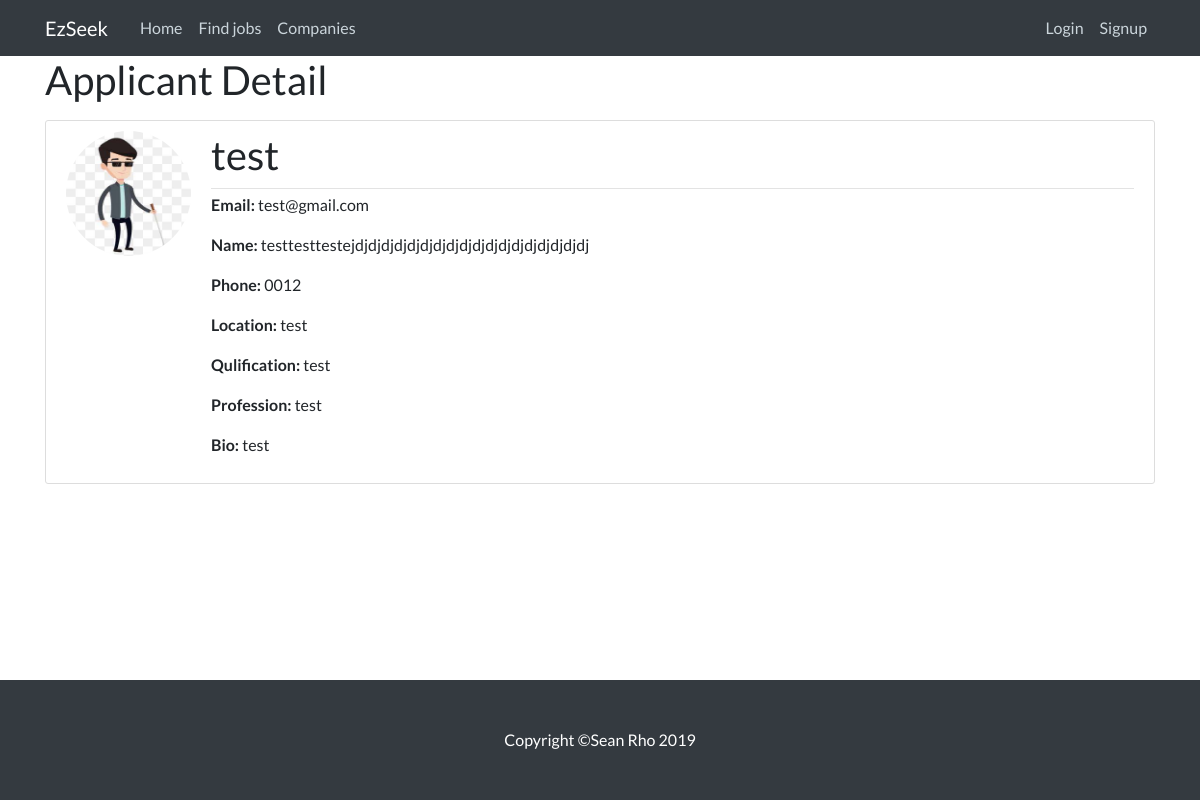
Page /jobseeker/7 on the committed database.
### RS/models.py (models this page shows, shortened)
class JobSeeker(models.Model):
    user = models.OneToOneField(User, on_delete=models.CASCADE)
    name = models.CharField(max_length=50)
    bio = models.TextField(max_length=1000, blank=True)
    location = models.CharField(max_length=30, blank=True)
    phone_no = models.CharField(max_length=12, blank=True)
    qualification = models.CharField(max_length=30, blank=True)
    profession = models.CharField(max_length=30, blank=True)

class Profile(models.Model):
    user = models.OneToOneField(User, on_delete=models.CASCADE)
    image = models.ImageField(default='default.jpg', upload_to='profile_pics')

### RS/views.py (the view)
# urls.py: path('jobseeker/<int:pk>', JobseekerDetailView.as_view(), name='jobseekerDetail'),
class JobseekerDetailView(DetailView):
    model = JobSeeker
    template_name = 'jobseekerDetail.html'

### RS/templates/jobseekerDetail.html
{% extends "base.html" %}
{% block content %}
    <h1 class="mb-3">Applicant Detail </h1>
    <div class="content-section">
      <div class="media">
        <img class="rounded-circle account-img" src="{{ object.user.profile.image.url }}">
        <div class="media-body">
          <div class="article-metadata">
          <h2 class="account-heading">{{ object.user.username }}</h2>
          </div>
          <p class="article-content"><b class="font-weight-bold">Email: </b>{{ object.user.email }}</p>
          <p class="article-content"><b class="font-weight-bold">Name: </b>{{ object.name }}</p>
          <p class="article-content"><b class="font-weight-bold">Phone: </b>{{ object.phone_no }}</p>
          <p class="article-content"><b class="font-weight-bold">Location: </b>{{ object.location  }}</p>
          <p class="article-content"><b class="font-weight-bold">Qulification: </b>{{ object.qualification  }}</p>
          <p class="article-content"><b class="font-weight-bold">Profession: </b>{{ object.profession  }}</p>
          <p class="article-content"><b class="font-weight-bold">Bio: </b>{{ object.bio  }}</p>
        </div>
      </div>
{% endblock content %}

### RS/static/main.css (style rules this page uses)
html { height: 100%; }
body { font-family: 'Lato', 'Helvetica Neue', Helvetica, Arial, sans-serif; padding-top: 56px; min-height: 100%; display: flex; flex-direction: column; }
h1, h2, h3, h4, h5, h6 { font-family: 'Lato', 'Helvetica Neue', Helvetica, Arial, sans-serif; }
.content-section { background: #ffffff; padding: 10px 20px; border: 1px solid #dddddd; border-radius: 3px; margin-bottom: 20px; }
.article-content { white-space: pre-line; }
.article-metadata { padding-bottom: 1px; margin-bottom: 4px; border-bottom: 1px solid #e3e3e3 }
.account-img { height: 125px; width: 125px; margin-right: 20px; margin-bottom: 16px; }
.account-heading { font-size: 2.5rem; }

### rows in the picture
JobSeeker: user.profile.image (picture), user.username "test", user.email "test@gmail.com", name "testtesttestejdjdjdjdjdjdjdjdjdjdjdjdjdjdjdjdjdjdj", phone_no "0012", location "test", qualification "test", profession "test", bio "test"
